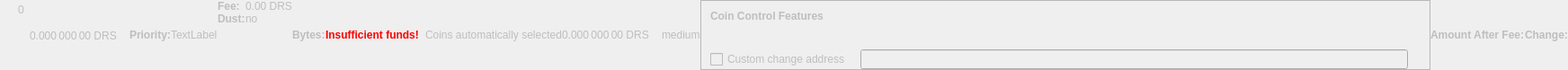
    <widget class="QWidget" name="dummyHideWidget" native="true">
     <property name="enabled">
      <bool>false</bool>
     </property>
     <property name="maximumSize">
      <size>
       <width>100</width>
       <height>16</height>
      </size>
     </property>
     <layout class="QHBoxLayout" name="dummyHideLayout">
      <property name="spacing">
       <number>0</number>
      </property>
      <property name="leftMargin">
       <number>0</number>
      </property>
      <property name="topMargin">
       <number>0</number>
      </property>
      <property name="rightMargin">
       <number>0</number>
      </property>
      <property name="bottomMargin">
       <number>0</number>
      </property>
      <item>
       <layout class="QFormLayout" name="formLayoutCoinControl1">
        <property name="horizontalSpacing">
         <number>10</number>
        </property>
        <property name="verticalSpacing">
         <number>14</number>
        </property>
        <property name="leftMargin">
         <number>10</number>
        </property>
        <property name="topMargin">
         <number>4</number>
        </property>
        <property name="rightMargin">
         <number>6</number>
        </property>
        <item row="0" column="1">
         <widget class="QLabel" name="labelCoinControlBytes">
          <property name="cursor">
           <cursorShape>IBeamCursor</cursorShape>
          </property>
          <property name="contextMenuPolicy">
           <enum>Qt::ActionsContextMenu</enum>
          </property>
          <property name="text">
           <string notr="true">0</string>
          </property>
          <property name="textInteractionFlags">
           <set>Qt::LinksAccessibleByMouse|Qt::TextSelectableByKeyboard|Qt::TextSelectableByMouse</set>
          </property>
         </widget>
        </item>
       </layout>
      </item>
      <item>
       <widget class="QLabel" name="labelCoinControlAfterFee">
        <property name="enabled">
         <bool>false</bool>
        </property>
        <property name="sizePolicy">
         <sizepolicy hsizetype="Fixed" vsizetype="Fixed">
          <horstretch>0</horstretch>
          <verstretch>0</verstretch>
         </sizepolicy>
        </property>
        <property name="minimumSize">
         <size>
          <width>111</width>
          <height>12</height>
         </size>
        </property>
        <property name="maximumSize">
         <size>
          <width>111</width>
          <height>12</height>
         </size>
        </property>
        <property name="cursor">
         <cursorShape>IBeamCursor</cursorShape>
        </property>
        <property name="contextMenuPolicy">
         <enum>Qt::ActionsContextMenu</enum>
        </property>
        <property name="text">
         <string notr="true">0.000 000 00 DRS</string>
        </property>
        <property name="textInteractionFlags">
         <set>Qt::LinksAccessibleByMouse|Qt::TextSelectableByKeyboard|Qt::TextSelectableByMouse</set>
        </property>
       </widget>
      </item>
      <item>
       <widget class="QLabel" name="labelCoinControlPriorityText">
        <property name="enabled">
         <bool>false</bool>
        </property>
        <property name="font">
         <font>
          <weight>75</weight>
          <bold>true</bold>
         </font>
        </property>
        <property name="text">
         <string>Priority:</string>
        </property>
       </widget>
      </item>
      <item>
       <layout class="QHBoxLayout" name="horizontalLayout">
        <item>
         <widget class="QLabel" name="WarningLabel">
          <property name="text">
           <string>TextLabel</string>
          </property>
         </widget>
        </item>
       </layout>
      </item>
      <item>
       <layout class="QFormLayout" name="formLayoutCoinControl3">
        <property name="horizontalSpacing">
         <number>0</number>
        </property>
        <property name="verticalSpacing">
         <number>0</number>
        </property>
        <property name="leftMargin">
         <number>0</number>
        </property>
        <property name="topMargin">
         <number>0</number>
        </property>
        <property name="rightMargin">
         <number>0</number>
        </property>
        <item row="0" column="0">
         <widget class="QLabel" name="labelCoinControlFeeText">
          <property name="enabled">
           <bool>false</bool>
          </property>
          <property name="font">
           <font>
            <weight>75</weight>
            <bold>true</bold>
           </font>
          </property>
          <property name="text">
           <string>Fee:</string>
          </property>
          <property name="margin">
           <number>0</number>
          </property>
         </widget>
        </item>
        <item row="0" column="1">
         <widget class="QLabel" name="labelCoinControlFee">
          <property name="enabled">
           <bool>false</bool>
          </property>
          <property name="cursor">
           <cursorShape>IBeamCursor</cursorShape>
          </property>
          <property name="contextMenuPolicy">
           <enum>Qt::ActionsContextMenu</enum>
          </property>
          <property name="text">
           <string notr="true">0.00 DRS</string>
          </property>
          <property name="textInteractionFlags">
           <set>Qt::LinksAccessibleByMouse|Qt::TextSelectableByKeyboard|Qt::TextSelectableByMouse</set>
          </property>
         </widget>
        </item>
        <item row="1" column="0">
         <widget class="QLabel" name="labelCoinControlLowOutputText">
          <property name="enabled">
           <bool>false</bool>
          </property>
          <property name="font">
           <font>
            <weight>75</weight>
            <bold>true</bold>
           </font>
          </property>
          <property name="text">
           <string>Dust:</string>
          </property>
         </widget>
        </item>
        <item row="1" column="1">
         <widget class="QLabel" name="labelCoinControlLowOutput">
          <property name="enabled">
           <bool>false</bool>
          </property>
          <property name="cursor">
           <cursorShape>IBeamCursor</cursorShape>
          </property>
          <property name="contextMenuPolicy">
           <enum>Qt::ActionsContextMenu</enum>
          </property>
          <property name="text">
           <string>no</string>
          </property>
          <property name="textInteractionFlags">
           <set>Qt::LinksAccessibleByMouse|Qt::TextSelectableByKeyboard|Qt::TextSelectableByMouse</set>
          </property>
         </widget>
        </item>
       </layout>
      </item>
      <item>
       <widget class="QLabel" name="labelCoinControlBytesText">
        <property name="enabled">
         <bool>false</bool>
        </property>
        <property name="font">
         <font>
          <weight>75</weight>
          <bold>true</bold>
         </font>
        </property>
        <property name="text">
         <string>Bytes:</string>
        </property>
       </widget>
      </item>
      <item>
       <layout class="QFormLayout" name="formLayoutCoinControl2">
        <property name="horizontalSpacing">
         <number>0</number>
        </property>
        <property name="verticalSpacing">
         <number>0</number>
        </property>
        <property name="leftMargin">
         <number>0</number>
        </property>
        <property name="topMargin">
         <number>0</number>
        </property>
        <property name="rightMargin">
         <number>0</number>
        </property>
       </layout>
      </item>
      <item>
       <layout class="QHBoxLayout" name="horizontalLayoutCoinControl2">
        <property name="spacing">
         <number>0</number>
        </property>
        <property name="bottomMargin">
         <number>0</number>
        </property>
       </layout>
      </item>
      <item>
       <widget class="QLabel" name="labelCoinControlInsuffFunds">
        <property name="enabled">
         <bool>false</bool>
        </property>
        <property name="minimumSize">
         <size>
          <width>0</width>
          <height>0</height>
         </size>
        </property>
        <property name="font">
         <font>
          <weight>75</weight>
          <bold>true</bold>
         </font>
        </property>
        <property name="styleSheet">
         <string notr="true">color:red;font-weight:bold;</string>
        </property>
        <property name="text">
         <string>Insufficient funds!</string>
        </property>
        <property name="margin">
         <number>5</number>
        </property>
       </widget>
      </item>
      <item>
       <layout class="QFormLayout" name="formLayoutCoinControl4">
        <property name="horizontalSpacing">
         <number>0</number>
        </property>
        <property name="verticalSpacing">
         <number>0</number>
        </property>
        <property name="leftMargin">
         <number>0</number>
        </property>
        <property name="topMargin">
         <number>0</number>
        </property>
        <property name="rightMargin">
         <number>0</number>
        </property>
       </layout>
      </item>
      <item>
       <widget class="QLabel" name="labelCoinControlChangeLabel">
        <property name="enabled">
         <bool>false</bool>
        </property>
        <property name="sizePolicy">
         <sizepolicy hsizetype="Preferred" vsizetype="Expanding">
          <horstretch>0</horstretch>
          <verstretch>0</verstretch>
         </sizepolicy>
        </property>
        <property name="minimumSize">
         <size>
          <width>0</width>
          <height>0</height>
         </size>
        </property>
        <property name="text">
         <string/>
        </property>
        <property name="margin">
         <number>3</number>
        </property>
       </widget>
      </item>
      <item>
       <widget class="QLabel" name="labelCoinControlAutomaticallySelected">
        <property name="enabled">
         <bool>false</bool>
        </property>
        <property name="sizePolicy">
         <sizepolicy hsizetype="Fixed" vsizetype="Fixed">
          <horstretch>0</horstretch>
          <verstretch>0</verstretch>
         </sizepolicy>
        </property>
        <property name="minimumSize">
         <size>
          <width>0</width>
          <height>0</height>
         </size>
        </property>
        <property name="maximumSize">
         <size>
          <width>240</width>
          <height>16777215</height>
         </size>
        </property>
        <property name="text">
         <string>Coins automatically selected</string>
        </property>
        <property name="margin">
         <number>5</number>
        </property>
       </widget>
      </item>
      <item>
       <widget class="QLabel" name="labelCoinControlChange">
        <property name="enabled">
         <bool>false</bool>
        </property>
        <property name="sizePolicy">
         <sizepolicy hsizetype="Fixed" vsizetype="Fixed">
          <horstretch>0</horstretch>
          <verstretch>0</verstretch>
         </sizepolicy>
        </property>
        <property name="minimumSize">
         <size>
          <width>111</width>
          <height>0</height>
         </size>
        </property>
        <property name="maximumSize">
         <size>
          <width>111</width>
          <height>16777215</height>
         </size>
        </property>
        <property name="cursor">
         <cursorShape>IBeamCursor</cursorShape>
        </property>
        <property name="contextMenuPolicy">
         <enum>Qt::ActionsContextMenu</enum>
        </property>
        <property name="text">
         <string notr="true">0.000 000 00 DRS</string>
        </property>
        <property name="textInteractionFlags">
         <set>Qt::LinksAccessibleByMouse|Qt::TextSelectableByKeyboard|Qt::TextSelectableByMouse</set>
        </property>
       </widget>
      </item>
      <item>
       <widget class="QLabel" name="labelCoinControlPriority">
        <property name="enabled">
         <bool>false</bool>
        </property>
        <property name="cursor">
         <cursorShape>IBeamCursor</cursorShape>
        </property>
        <property name="contextMenuPolicy">
         <enum>Qt::ActionsContextMenu</enum>
        </property>
        <property name="text">
         <string>medium</string>
        </property>
        <property name="textInteractionFlags">
         <set>Qt::LinksAccessibleByMouse|Qt::TextSelectableByKeyboard|Qt::TextSelectableByMouse</set>
        </property>
       </widget>
      </item>
      <item>
       <widget class="QFrame" name="frameCoinControl">
        <property name="sizePolicy">
         <sizepolicy hsizetype="Expanding" vsizetype="Expanding">
          <horstretch>0</horstretch>
          <verstretch>0</verstretch>
         </sizepolicy>
        </property>
        <property name="maximumSize">
         <size>
          <width>16777215</width>
          <height>16777215</height>
         </size>
        </property>
        <property name="frameShape">
         <enum>QFrame::StyledPanel</enum>
        </property>
        <property name="frameShadow">
         <enum>QFrame::Sunken</enum>
        </property>
        <layout class="QVBoxLayout" name="verticalLayoutCoinControl2_2">
         <property name="spacing">
          <number>0</number>
         </property>
         <property name="leftMargin">
          <number>0</number>
         </property>
         <property name="topMargin">
          <number>0</number>
         </property>
         <property name="rightMargin">
          <number>0</number>
         </property>
         <property name="bottomMargin">
          <number>0</number>
         </property>
         <item>
          <layout class="QVBoxLayout" name="verticalLayoutCoinControl" stretch="0,0,0,1">
           <property name="spacing">
            <number>0</number>
           </property>
           <property name="leftMargin">
            <number>10</number>
           </property>
           <property name="topMargin">
            <number>10</number>
           </property>
           <item>
            <layout class="QHBoxLayout" name="horizontalLayoutCoinControl1">
             <property name="bottomMargin">
              <number>15</number>
             </property>
             <item>
              <widget class="QLabel" name="labelCoinControlFeatures">
               <property name="enabled">
                <bool>false</bool>
               </property>
               <property name="sizePolicy">
                <sizepolicy hsizetype="Preferred" vsizetype="Maximum">
                 <horstretch>0</horstretch>
                 <verstretch>0</verstretch>
                </sizepolicy>
               </property>
               <property name="font">
                <font>
                 <weight>75</weight>
                 <bold>true</bold>
                </font>
               </property>
               <property name="styleSheet">
                <string notr="true">font-weight:bold;</string>
               </property>
               <property name="text">
                <string>Coin Control Features</string>
               </property>
              </widget>
             </item>
            </layout>
           </item>
           <item>
            <widget class="QWidget" name="widgetCoinControl" native="true">
             <property name="sizePolicy">
              <sizepolicy hsizetype="Preferred" vsizetype="Preferred">
               <horstretch>0</horstretch>
               <verstretch>0</verstretch>
              </sizepolicy>
             </property>
             <property name="minimumSize">
              <size>
               <width>0</width>
               <height>0</height>
              </size>
             </property>
             <property name="styleSheet">
              <string notr="true"/>
             </property>
             <layout class="QHBoxLayout" name="horizontalLayoutCoinControl5_2">
              <property name="leftMargin">
               <number>0</number>
              </property>
              <property name="topMargin">
               <number>0</number>
              </property>
              <property name="rightMargin">
               <number>0</number>
              </property>
              <property name="bottomMargin">
               <number>0</number>
              </property>
              <item>
               <layout class="QHBoxLayout" name="horizontalLayoutCoinControl3">
                <property name="spacing">
                 <number>20</number>
                </property>
                <property name="topMargin">
                 <number>0</number>
                </property>
                <property name="bottomMargin">
                 <number>10</number>
                </property>
               </layout>
              </item>
             </layout>
            </widget>
           </item>
           <item>
            <layout class="QHBoxLayout" name="horizontalLayoutCoinControl4" stretch="0,0,0">
             <property name="spacing">
              <number>12</number>
             </property>
             <property name="sizeConstraint">
              <enum>QLayout::SetDefaultConstraint</enum>
             </property>
             <property name="topMargin">
              <number>5</number>
             </property>
             <property name="rightMargin">
              <number>5</number>
             </property>
             <item>
              <widget class="QCheckBox" name="checkBoxCoinControlChange">
               <property name="enabled">
                <bool>false</bool>
               </property>
               <property name="toolTip">
                <string>If this is activated, but the change address is empty or invalid, change will be sent to a newly generated address.</string>
               </property>
               <property name="text">
                <string>Custom change address</string>
               </property>
              </widget>
             </item>
             <item>
              <widget class="QValidatedLineEdit" name="lineEditCoinControlChange">
               <property name="enabled">
                <bool>false</bool>
               </property>
               <property name="sizePolicy">
                <sizepolicy hsizetype="Expanding" vsizetype="Fixed">
                 <horstretch>0</horstretch>
                 <verstretch>0</verstretch>
                </sizepolicy>
               </property>
              </widget>
             </item>
             <item>
              <widget class="QLabel" name="labelCoinControlChangeLabel_2">
               <property name="sizePolicy">
                <sizepolicy hsizetype="Preferred" vsizetype="Expanding">
                 <horstretch>0</horstretch>
                 <verstretch>0</verstretch>
                </sizepolicy>
               </property>
               <property name="minimumSize">
                <size>
                 <width>0</width>
                 <height>0</height>
                </size>
               </property>
               <property name="text">
                <string/>
               </property>
               <property name="margin">
                <number>3</number>
               </property>
              </widget>
             </item>
            </layout>
           </item>
           <item>
            <spacer name="verticalSpacerCoinControl">
             <property name="orientation">
              <enum>Qt::Vertical</enum>
             </property>
             <property name="sizeHint" stdset="0">
              <size>
               <width>800</width>
               <height>1</height>
              </size>
             </property>
            </spacer>
           </item>
          </layout>
         </item>
        </layout>
       </widget>
      </item>
      <item>
       <widget class="QLabel" name="labelCoinControlAfterFeeText">
        <property name="enabled">
         <bool>false</bool>
        </property>
        <property name="minimumSize">
         <size>
          <width>0</width>
          <height>0</height>
         </size>
        </property>
        <property name="maximumSize">
         <size>
          <width>16777215</width>
          <height>16777215</height>
         </size>
        </property>
        <property name="font">
         <font>
          <weight>75</weight>
          <bold>true</bold>
         </font>
        </property>
        <property name="text">
         <string>Amount After Fee:</string>
        </property>
        <property name="alignment">
         <set>Qt::AlignLeading|Qt::AlignLeft|Qt::AlignVCenter</set>
        </property>
        <property name="margin">
         <number>0</number>
        </property>
       </widget>
      </item>
      <item>
       <widget class="QLabel" name="labelCoinControlChangeText">
        <property name="enabled">
         <bool>false</bool>
        </property>
        <property name="sizePolicy">
         <sizepolicy hsizetype="Preferred" vsizetype="Preferred">
          <horstretch>0</horstretch>
          <verstretch>0</verstretch>
         </sizepolicy>
        </property>
        <property name="minimumSize">
         <size>
          <width>0</width>
          <height>0</height>
         </size>
        </property>
        <property name="maximumSize">
         <size>
          <width>16777215</width>
          <height>16777215</height>
         </size>
        </property>
        <property name="font">
         <font>
          <weight>75</weight>
          <bold>true</bold>
         </font>
        </property>
        <property name="text">
         <string>Change:</string>
        </property>
        <property name="alignment">
         <set>Qt::AlignLeading|Qt::AlignLeft|Qt::AlignVCenter</set>
        </property>
       </widget>
      </item>
     </layout>
    </widget>
